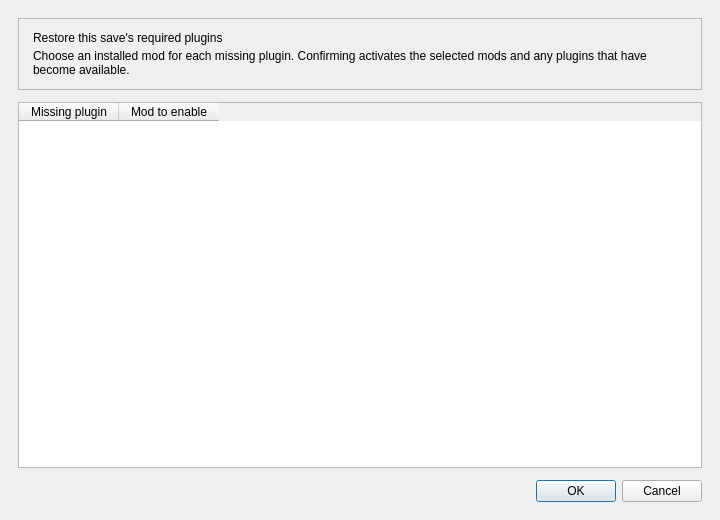
<?xml version="1.0" encoding="UTF-8"?>
<ui version="4.0">
 <class>ActivateModsDialog</class>
 <widget class="QDialog" name="ActivateModsDialog">
  <property name="geometry">
   <rect>
    <x>0</x>
    <y>0</y>
   <width>720</width>
   <height>520</height>
   </rect>
  </property>
  <property name="windowTitle">
   <string>Activate required mods</string>
  </property>
 <layout class="QVBoxLayout" name="verticalLayout">
  <property name="leftMargin"><number>18</number></property>
  <property name="topMargin"><number>18</number></property>
  <property name="rightMargin"><number>18</number></property>
  <property name="bottomMargin"><number>18</number></property>
  <property name="spacing"><number>12</number></property>
  <item>
   <widget class="QFrame" name="activateHeaderCard">
    <property name="frameShape"><enum>QFrame::StyledPanel</enum></property>
    <property name="frameShadow"><enum>QFrame::Plain</enum></property>
    <layout class="QVBoxLayout" name="activateHeaderLayout">
     <property name="leftMargin"><number>14</number></property>
     <property name="topMargin"><number>12</number></property>
     <property name="rightMargin"><number>14</number></property>
     <property name="bottomMargin"><number>12</number></property>
     <property name="spacing"><number>4</number></property>
     <item>
      <widget class="QLabel" name="dialogHeading">
       <property name="text"><string>Restore this save's required plugins</string></property>
      </widget>
     </item>
     <item>
      <widget class="QLabel" name="dialogDescription">
       <property name="wordWrap"><bool>true</bool></property>
       <property name="text"><string>Choose an installed mod for each missing plugin. Confirming activates the selected mods and any plugins that have become available.</string></property>
      </widget>
     </item>
    </layout>
   </widget>
  </item>
  <item>
   <widget class="QTableWidget" name="modsTable">
    <property name="minimumSize"><size><width>0</width><height>250</height></size></property>
     <property name="toolTip">
      <string>This is a list of esps, esms, and esls that were active when the save game was created.</string>
     </property>
     <property name="whatsThis">
      <string>&lt;!DOCTYPE HTML PUBLIC &quot;-//W3C//DTD HTML 4.0//EN&quot; &quot;http://www.w3.org/TR/REC-html40/strict.dtd&quot;&gt;
&lt;html&gt;&lt;head&gt;&lt;meta name=&quot;qrichtext&quot; content=&quot;1&quot; /&gt;&lt;style type=&quot;text/css&quot;&gt;
p, li { white-space: pre-wrap; }
&lt;/style&gt;&lt;/head&gt;&lt;body style=&quot; font-family:'MS Shell Dlg 2'; font-size:8.25pt; font-weight:400; font-style:normal;&quot;&gt;
&lt;p style=&quot; margin-top:0px; margin-bottom:0px; margin-left:0px; margin-right:0px; -qt-block-indent:0; text-indent:0px;&quot;&gt;&lt;span style=&quot; font-size:8pt;&quot;&gt;This is a list of esps, esms, and esls that were active when the save game was created.&lt;/span&gt;&lt;/p&gt;
&lt;p style=&quot; margin-top:0px; margin-bottom:0px; margin-left:0px; margin-right:0px; -qt-block-indent:0; text-indent:0px;&quot;&gt;&lt;span style=&quot; font-size:8pt;&quot;&gt;For each esp, the right column contains the mod (or mods) that can be enabled to make the missing esps/esms available.&lt;/span&gt;&lt;/p&gt;
&lt;p style=&quot;-qt-paragraph-type:empty; margin-top:0px; margin-bottom:0px; margin-left:0px; margin-right:0px; -qt-block-indent:0; text-indent:0px;&quot;&gt;&lt;/p&gt;
&lt;p style=&quot; margin-top:0px; margin-bottom:0px; margin-left:0px; margin-right:0px; -qt-block-indent:0; text-indent:0px;&quot;&gt;&lt;span style=&quot; font-size:8pt;&quot;&gt;If you hit Ok, all the mods selected in the right columns and all missing esps that have become available will be activated.&lt;/span&gt;&lt;/p&gt;&lt;/body&gt;&lt;/html&gt;</string>
     </property>
     <property name="columnCount">
      <number>2</number>
     </property>
     <column>
      <property name="text">
       <string>Missing plugin</string>
      </property>
     </column>
     <column>
      <property name="text">
       <string>Mod to enable</string>
      </property>
     </column>
    </widget>
   </item>
   <item>
    <widget class="QDialogButtonBox" name="buttonBox">
     <property name="orientation">
      <enum>Qt::Horizontal</enum>
     </property>
     <property name="standardButtons">
      <set>QDialogButtonBox::Cancel|QDialogButtonBox::Ok</set>
     </property>
     <property name="centerButtons">
      <bool>false</bool>
     </property>
    </widget>
   </item>
  </layout>
 </widget>
 <resources/>
 <connections>
  <connection>
   <sender>buttonBox</sender>
   <signal>accepted()</signal>
   <receiver>ActivateModsDialog</receiver>
   <slot>accept()</slot>
   <hints>
    <hint type="sourcelabel">
     <x>248</x>
     <y>254</y>
    </hint>
    <hint type="destinationlabel">
     <x>157</x>
     <y>274</y>
    </hint>
   </hints>
  </connection>
  <connection>
   <sender>buttonBox</sender>
   <signal>rejected()</signal>
   <receiver>ActivateModsDialog</receiver>
   <slot>reject()</slot>
   <hints>
    <hint type="sourcelabel">
     <x>316</x>
     <y>260</y>
    </hint>
    <hint type="destinationlabel">
     <x>286</x>
     <y>274</y>
    </hint>
   </hints>
  </connection>
 </connections>
</ui>
